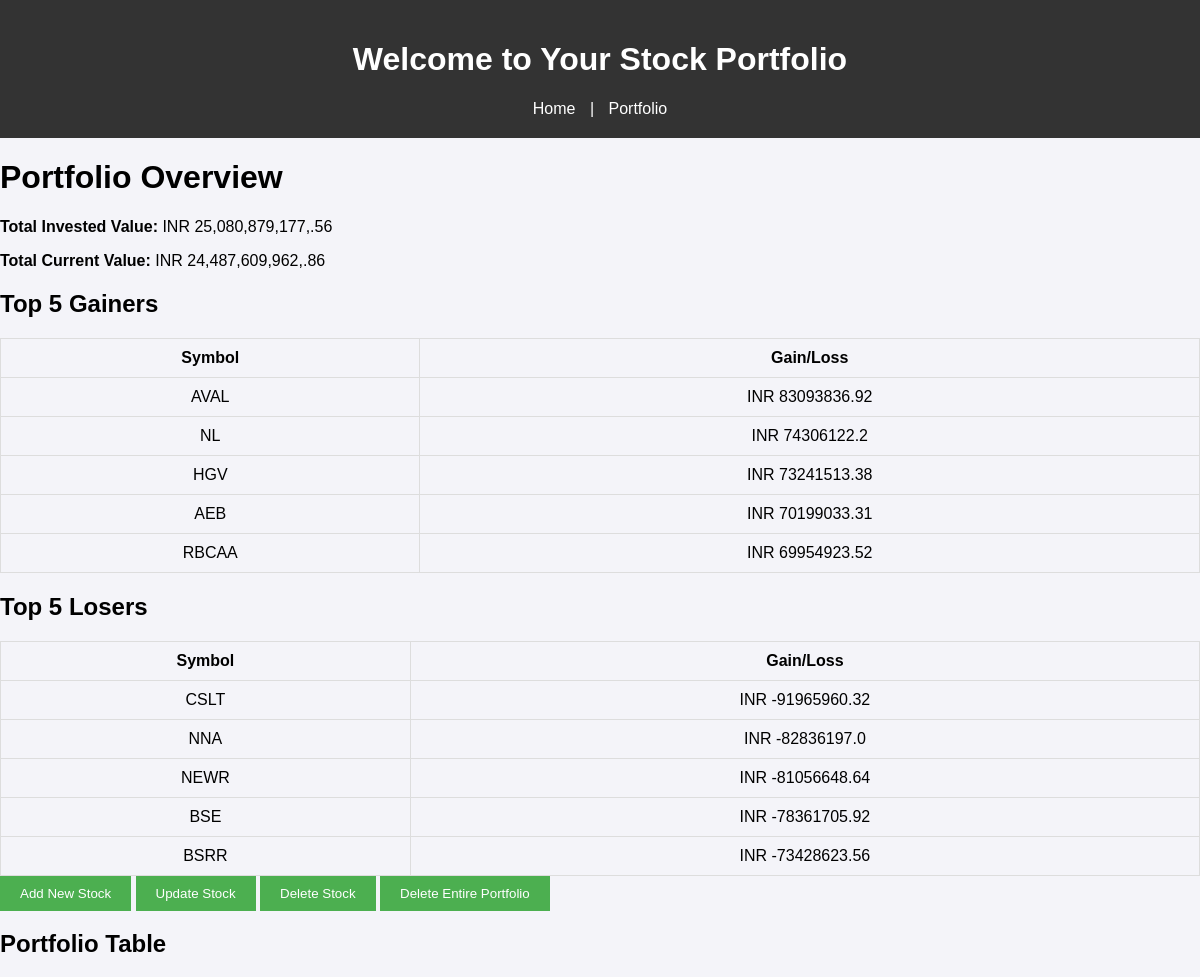
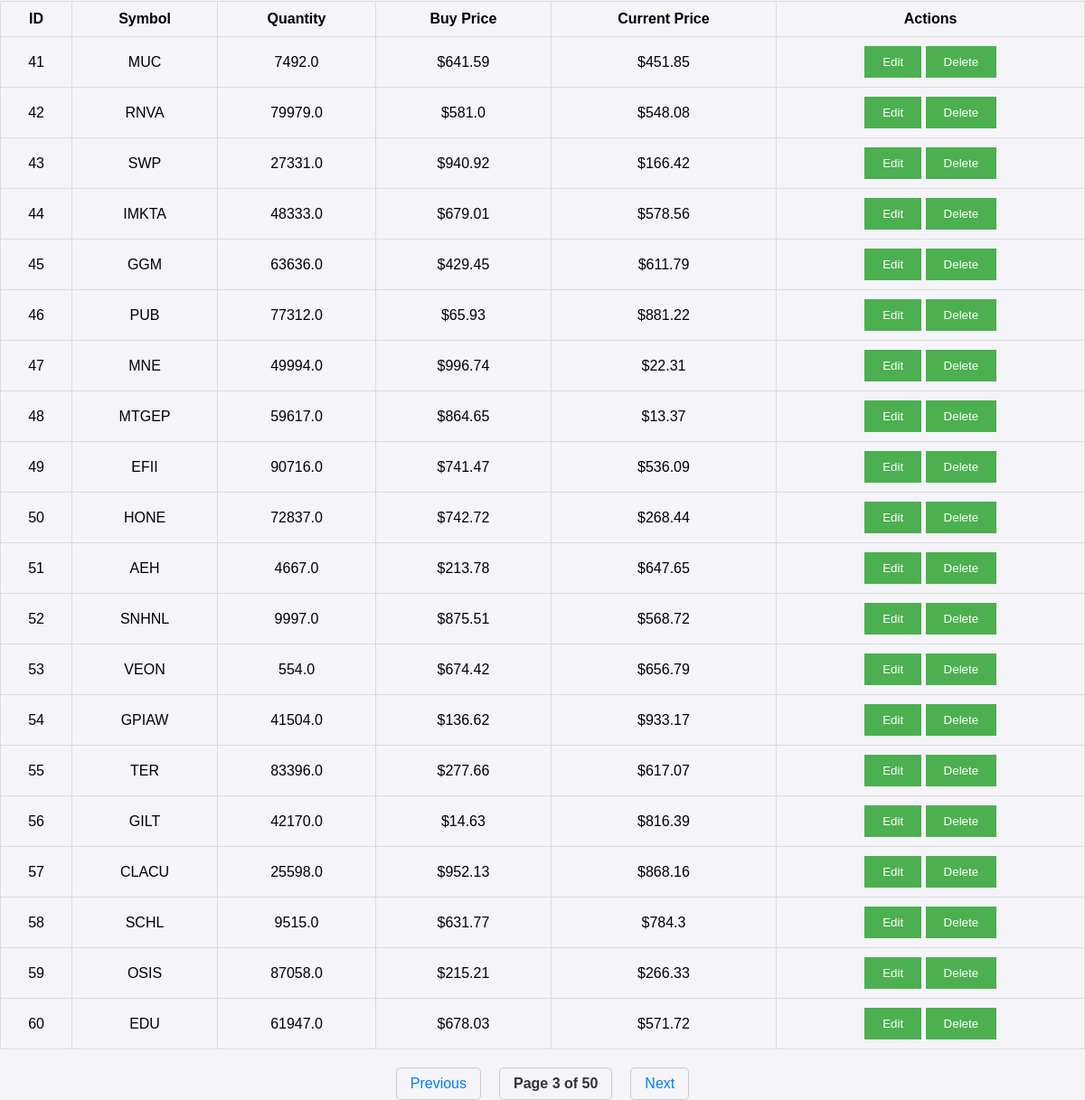
The page /portfolio?page=3 on the database its author committed (2 pictures, top to bottom).
### app.py (models this page shows, shortened)
class Portfolio(db.Model):
    id = db.Column(db.Integer, primary_key=True)
    symbol = db.Column(db.String(50), nullable=False)
    quantity = db.Column(db.Float, nullable=False)
    buyPrice = db.Column(db.Float, nullable=False)
    currentPrice = db.Column(db.Float, nullable=False)

### app.py (the view)
@app.route('/portfolio')
def portfolio():
    page = request.args.get('page', 1, type=int)
    per_page = 20  # Show 20 records per page
    all_stocks = Portfolio.query.all()
    portfolio = []
    total_invested = 0
    total_current_value = 0
    for stock in all_stocks:
        gain_loss = (stock.currentPrice - stock.buyPrice) * stock.quantity
        portfolio.append({
            'id': stock.id,
            'symbol': stock.symbol,
            'quantity': stock.quantity,
            'buyPrice': stock.buyPrice,
            'currentPrice': stock.currentPrice,
            'gain_loss': gain_loss
        })
    total_invested = round(sum(stock['quantity'] * stock['buyPrice'] for stock in portfolio), 2)
    total_current_value = round(sum(stock['quantity'] * stock['currentPrice'] for stock in portfolio), 2)
    formatted_total_invested = format_in_indian_number_format(total_invested)
    formatted_total_current_value = format_in_indian_number_format(total_current_value)
    sorted_portfolio = sorted(portfolio, key=lambda x: x['gain_loss'], reverse=True)
    top_gainers = sorted_portfolio[:5]
    top_losers = sorted(portfolio, key=lambda x: x['gain_loss'])[:5]
    paginated_portfolio = Portfolio.query.paginate(page=page, per_page=per_page, error_out=False)
    return render_template(
        'portfolio.html',
        total_invested=formatted_total_invested,
        total_current_value=formatted_total_current_value,
        top_gainers=top_gainers,
        top_losers=top_losers,
        pagination=paginated_portfolio
    )

### app.py (called while the page is built)
def format_in_indian_number_format(number):
    if number is None:
        return "0"
    num_str = str(number)
    num_str = num_str[::-1]
    formatted = []
    for i in range(0, len(num_str), 3):
        formatted.append(num_str[i:i+3])
    return ",".join(formatted)[::-1]

### templates/portfolio.html (shortened to what this page needs)
<!DOCTYPE html>
<html lang="en">
<head>
    <link rel="stylesheet" href="{{ url_for('static', filename='css/styles.css') }}">
</head>
<body>
    <header>
        <h1>Welcome to Your Stock Portfolio</h1>
        <nav>
            <a href="/">Home</a> |
            <a href="/portfolio">Portfolio</a>
        </nav>
    </header>
    <div class="container">
        <h1>Portfolio Overview</h1>
        <div class="summary">
            <p><strong>Total Invested Value:</strong> INR <span id="total-invested">{{ total_invested }}</span></p>
            <p><strong>Total Current Value:</strong> INR <span id="total-current-value">{{ total_current_value }}</span></p>
        </div>
        <div class="top-gainers">
            <h2>Top 5 Gainers</h2>
            <table>
                <thead>
                    <tr>
                        <th>Symbol</th>
                        <th>Gain/Loss</th>
                    </tr>
                </thead>
                <tbody>
                    {% for stock in top_gainers %}
                    <tr>
                        <td>{{ stock.symbol }}</td>
                        <td>INR {{ stock.gain_loss | round(2) }}</td>
                    </tr>
                    {% endfor %}
                </tbody>
            </table>
        </div>
        <div class="top-losers">
            <h2>Top 5 Losers</h2>
            <table>
                <thead>
                    <tr>
                        <th>Symbol</th>
                        <th>Gain/Loss</th>
                    </tr>
                </thead>
                <tbody>
                    {% for stock in top_losers %}
                    <tr>
                        <td>{{ stock.symbol }}</td>
                        <td>INR {{ stock.gain_loss | round(2) }}</td>
                    </tr>
                    {% endfor %}
                </tbody>
            </table>
        </div>
        <div class="crud-buttons">
            <button id="add-stock-btn">Add New Stock</button>
            <button id="update-stock-btn">Update Stock</button>
            <button id="delete-stock-btn">Delete Stock</button>
            <button id="delete-all-btn" class="btn btn-danger">Delete Entire Portfolio</button>
        </div>
        <h2>Portfolio Table</h2>
        <table>
            <thead>
                <tr>
                    <th>ID</th>
                    <th>Symbol</th>
                    <th>Quantity</th>
                    <th>Buy Price</th>
                    <th>Current Price</th>
                    <th>Actions</th>
                </tr>
            </thead>
            <tbody>
                {% for stock in pagination.items %}
                    <tr>
                        <td>{{ stock.id }}</td>
                        <td>{{ stock.symbol }}</td>
                        <td>{{ stock.quantity }}</td>
                        <td>${{ stock.buyPrice }}</td>
                        <td>${{ stock.currentPrice }}</td>
                        <td>
                            <button>Edit</button>
                            <button>Delete</button>
                        </td>
                    </tr>
                {% endfor %}
            </tbody>
        </table>
        <div class="pagination">
            {% if pagination.has_prev %}
                <a href="{{ url_for('portfolio', page=pagination.prev_num) }}" class="prev">Previous</a>
            {% else %}
                <span class="disabled">Previous</span>
            {% endif %}
            <span class="current-page">Page {{ pagination.page }} of {{ pagination.pages }}</span>
            {% if pagination.has_next %}
                <a href="{{ url_for('portfolio', page=pagination.next_num) }}" class="next">Next</a>
            {% else %}
                <span class="disabled">Next</span>
            {% endif %}
        </div>
</body>
</html>

### static/css/styles.css (style rules this page uses)
body { font-family: Arial, sans-serif; margin: 0; padding: 0; background-color: #f4f4f9; }
header { background-color: #333; color: white; padding: 20px; text-align: center; }
nav a { color: white; margin: 0 10px; text-decoration: none; }
table { width: 100%; border-collapse: collapse; margin-top: 20px; }
table, th, td { border: 1px solid #ddd; }
th, td { padding: 10px; text-align: center; }
button { padding: 10px 20px; background-color: #4CAF50; color: white; border: none; cursor: pointer; }
.pagination { display: flex; justify-content: center; align-items: center; margin-top: 20px; font-size: 16px; }
.pagination a, .pagination span { margin: 0 10px; padding: 8px 15px; text-decoration: none; color: #007bff; border: 1px solid #ccc; border-radius: 5px; }
.pagination .current-page { font-weight: bold; color: #333; }

### rows shown on the page
Portfolio: symbol "AVAL", gain_loss "83093836.92"
Portfolio: symbol "NL", gain_loss "74306122.2"
Portfolio: symbol "HGV", gain_loss "73241513.38"
Portfolio: symbol "AEB", gain_loss "70199033.31"
Portfolio: symbol "RBCAA", gain_loss "69954923.52"
Portfolio: symbol "CSLT", gain_loss "-91965960.32"
Portfolio: symbol "NNA", gain_loss "-82836197.0"
Portfolio: symbol "NEWR", gain_loss "-81056648.64"
Portfolio: symbol "BSE", gain_loss "-78361705.92"
Portfolio: symbol "BSRR", gain_loss "-73428623.56"
Portfolio: id "41", symbol "MUC", quantity "7492.0", buyPrice "641.59", currentPrice "451.85"
Portfolio: id "42", symbol "RNVA", quantity "79979.0", buyPrice "581.0", currentPrice "548.08"
Portfolio: id "43", symbol "SWP", quantity "27331.0", buyPrice "940.92", currentPrice "166.42"
Portfolio: id "44", symbol "IMKTA", quantity "48333.0", buyPrice "679.01", currentPrice "578.56"
Portfolio: id "45", symbol "GGM", quantity "63636.0", buyPrice "429.45", currentPrice "611.79"
Portfolio: id "46", symbol "PUB", quantity "77312.0", buyPrice "65.93", currentPrice "881.22"
Portfolio: id "47", symbol "MNE", quantity "49994.0", buyPrice "996.74", currentPrice "22.31"
Portfolio: id "48", symbol "MTGEP", quantity "59617.0", buyPrice "864.65", currentPrice "13.37"
Portfolio: id "49", symbol "EFII", quantity "90716.0", buyPrice "741.47", currentPrice "536.09"
Portfolio: id "50", symbol "HONE", quantity "72837.0", buyPrice "742.72", currentPrice "268.44"
Portfolio: id "51", symbol "AEH", quantity "4667.0", buyPrice "213.78", currentPrice "647.65"
Portfolio: id "52", symbol "SNHNL", quantity "9997.0", buyPrice "875.51", currentPrice "568.72"
Portfolio: id "53", symbol "VEON", quantity "554.0", buyPrice "674.42", currentPrice "656.79"
Portfolio: id "54", symbol "GPIAW", quantity "41504.0", buyPrice "136.62", currentPrice "933.17"
Portfolio: id "55", symbol "TER", quantity "83396.0", buyPrice "277.66", currentPrice "617.07"
Portfolio: id "56", symbol "GILT", quantity "42170.0", buyPrice "14.63", currentPrice "816.39"
Portfolio: id "57", symbol "CLACU", quantity "25598.0", buyPrice "952.13", currentPrice "868.16"
Portfolio: id "58", symbol "SCHL", quantity "9515.0", buyPrice "631.77", currentPrice "784.3"
Portfolio: id "59", symbol "OSIS", quantity "87058.0", buyPrice "215.21", currentPrice "266.33"
Portfolio: id "60", symbol "EDU", quantity "61947.0", buyPrice "678.03", currentPrice "571.72"

### other values the page prints
{{ total_invested }} "25,080,879,177,.56"
{{ total_current_value }} "24,487,609,962,.86"
{{ pagination.page }} "3"
{{ pagination.pages }} "50"
